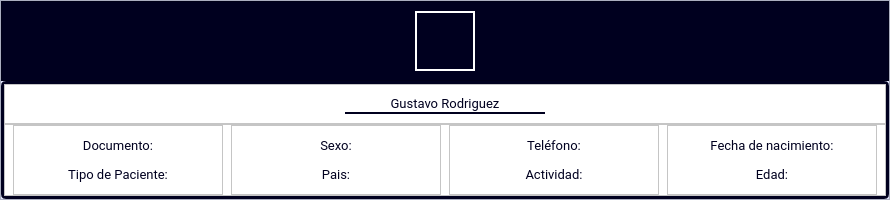
                        <widget class="QFrame" name="data_title_patient_s">
                         <property name="minimumSize">
                          <size>
                           <width>890</width>
                           <height>200</height>
                          </size>
                         </property>
                         <property name="maximumSize">
                          <size>
                           <width>890</width>
                           <height>200</height>
                          </size>
                         </property>
                         <property name="styleSheet">
                          <string notr="true">#data_title_patient {
border: 1px solid;
border-radius: 5px;
border-color: rgb(0, 0, 61);
}

QFrame {
background-color: rgb(221, 226, 249);
}</string>
                         </property>
                         <property name="frameShape">
                          <enum>QFrame::StyledPanel</enum>
                         </property>
                         <property name="frameShadow">
                          <enum>QFrame::Raised</enum>
                         </property>
                         <layout class="QVBoxLayout" name="verticalLayout_13">
                          <property name="spacing">
                           <number>0</number>
                          </property>
                          <property name="leftMargin">
                           <number>0</number>
                          </property>
                          <property name="topMargin">
                           <number>0</number>
                          </property>
                          <property name="rightMargin">
                           <number>0</number>
                          </property>
                          <property name="bottomMargin">
                           <number>0</number>
                          </property>
                          <item>
                           <widget class="QFrame" name="fr_photo_patient_s">
                            <property name="maximumSize">
                             <size>
                              <width>16777215</width>
                              <height>80</height>
                             </size>
                            </property>
                            <property name="font">
                             <font>
                              <family>Roboto</family>
                             </font>
                            </property>
                            <property name="styleSheet">
                             <string notr="true">background-color: rgb(0, 0, 31)</string>
                            </property>
                            <property name="frameShape">
                             <enum>QFrame::StyledPanel</enum>
                            </property>
                            <property name="frameShadow">
                             <enum>QFrame::Raised</enum>
                            </property>
                            <layout class="QHBoxLayout" name="horizontalLayout_7">
                             <item alignment="Qt::AlignHCenter">
                              <widget class="QLabel" name="photo_patient_s">
                               <property name="minimumSize">
                                <size>
                                 <width>60</width>
                                 <height>60</height>
                                </size>
                               </property>
                               <property name="maximumSize">
                                <size>
                                 <width>60</width>
                                 <height>60</height>
                                </size>
                               </property>
                               <property name="styleSheet">
                                <string notr="true">border: 2px solid;
border-color: white;</string>
                               </property>
                               <property name="text">
                                <string/>
                               </property>
                               <property name="pixmap">
                                <pixmap>../.designer/PycharmProjects/Tesis/images/foto-p.png</pixmap>
                               </property>
                               <property name="scaledContents">
                                <bool>true</bool>
                               </property>
                              </widget>
                             </item>
                            </layout>
                           </widget>
                          </item>
                          <item>
                           <widget class="QFrame" name="fr_data_patient_s">
                            <property name="font">
                             <font>
                              <pointsize>10</pointsize>
                             </font>
                            </property>
                            <property name="styleSheet">
                             <string notr="true">#fr_data_patient_s {
border: 3px solid;
border-radius: 5px;
border-color: rgb(0, 0, 31);
}

QFrame {
background-color: white;
}

QLabel {
background-color: white;
color: rgb(0, 0, 31);
}</string>
                            </property>
                            <property name="frameShape">
                             <enum>QFrame::StyledPanel</enum>
                            </property>
                            <property name="frameShadow">
                             <enum>QFrame::Raised</enum>
                            </property>
                            <layout class="QVBoxLayout" name="verticalLayout_14">
                             <property name="spacing">
                              <number>0</number>
                             </property>
                             <property name="leftMargin">
                              <number>0</number>
                             </property>
                             <property name="topMargin">
                              <number>0</number>
                             </property>
                             <property name="rightMargin">
                              <number>0</number>
                             </property>
                             <property name="bottomMargin">
                              <number>0</number>
                             </property>
                             <item>
                              <widget class="QFrame" name="fr_name_s">
                               <property name="minimumSize">
                                <size>
                                 <width>0</width>
                                 <height>40</height>
                                </size>
                               </property>
                               <property name="maximumSize">
                                <size>
                                 <width>16777215</width>
                                 <height>40</height>
                                </size>
                               </property>
                               <property name="font">
                                <font>
                                 <family>Roboto</family>
                                </font>
                               </property>
                               <property name="frameShape">
                                <enum>QFrame::StyledPanel</enum>
                               </property>
                               <property name="frameShadow">
                                <enum>QFrame::Raised</enum>
                               </property>
                               <layout class="QHBoxLayout" name="horizontalLayout_14">
                                <item>
                                 <widget class="QLabel" name="nombrec_s">
                                  <property name="minimumSize">
                                   <size>
                                    <width>200</width>
                                    <height>20</height>
                                   </size>
                                  </property>
                                  <property name="maximumSize">
                                   <size>
                                    <width>200</width>
                                    <height>20</height>
                                   </size>
                                  </property>
                                  <property name="font">
                                   <font>
                                    <family>Roboto</family>
                                    <pointsize>10</pointsize>
                                    <bold>false</bold>
                                   </font>
                                  </property>
                                  <property name="styleSheet">
                                   <string notr="true">border-bottom: 2px solid;
border-radius: 30px;
border-color: rgb(0, 0, 31);</string>
                                  </property>
                                  <property name="text">
                                   <string>Gustavo Rodriguez</string>
                                  </property>
                                  <property name="alignment">
                                   <set>Qt::AlignCenter</set>
                                  </property>
                                 </widget>
                                </item>
                               </layout>
                              </widget>
                             </item>
                             <item>
                              <widget class="QFrame" name="fr_datapatient_s">
                               <property name="font">
                                <font>
                                 <family>Roboto</family>
                                </font>
                               </property>
                               <property name="frameShape">
                                <enum>QFrame::StyledPanel</enum>
                               </property>
                               <property name="frameShadow">
                                <enum>QFrame::Raised</enum>
                               </property>
                               <layout class="QHBoxLayout" name="horizontalLayout_15">
                                <property name="spacing">
                                 <number>0</number>
                                </property>
                                <property name="leftMargin">
                                 <number>0</number>
                                </property>
                                <property name="topMargin">
                                 <number>0</number>
                                </property>
                                <property name="rightMargin">
                                 <number>0</number>
                                </property>
                                <property name="bottomMargin">
                                 <number>0</number>
                                </property>
                                <item>
                                 <widget class="QFrame" name="fr_datap_s1">
                                  <property name="minimumSize">
                                   <size>
                                    <width>210</width>
                                    <height>0</height>
                                   </size>
                                  </property>
                                  <property name="maximumSize">
                                   <size>
                                    <width>210</width>
                                    <height>16777215</height>
                                   </size>
                                  </property>
                                  <property name="frameShape">
                                   <enum>QFrame::StyledPanel</enum>
                                  </property>
                                  <property name="frameShadow">
                                   <enum>QFrame::Raised</enum>
                                  </property>
                                  <layout class="QVBoxLayout" name="verticalLayout_15">
                                   <property name="spacing">
                                    <number>0</number>
                                   </property>
                                   <property name="leftMargin">
                                    <number>0</number>
                                   </property>
                                   <property name="topMargin">
                                    <number>0</number>
                                   </property>
                                   <property name="rightMargin">
                                    <number>0</number>
                                   </property>
                                   <property name="bottomMargin">
                                    <number>0</number>
                                   </property>
                                   <item alignment="Qt::AlignHCenter">
                                    <widget class="QLabel" name="documento_s">
                                     <property name="minimumSize">
                                      <size>
                                       <width>150</width>
                                       <height>20</height>
                                      </size>
                                     </property>
                                     <property name="maximumSize">
                                      <size>
                                       <width>16777215</width>
                                       <height>20</height>
                                      </size>
                                     </property>
                                     <property name="font">
                                      <font>
                                       <family>Roboto</family>
                                       <pointsize>10</pointsize>
                                      </font>
                                     </property>
                                     <property name="styleSheet">
                                      <string notr="true"/>
                                     </property>
                                     <property name="text">
                                      <string>Documento:</string>
                                     </property>
                                     <property name="alignment">
                                      <set>Qt::AlignCenter</set>
                                     </property>
                                    </widget>
                                   </item>
                                   <item alignment="Qt::AlignHCenter">
                                    <widget class="QLabel" name="tipo_patient_s">
                                     <property name="minimumSize">
                                      <size>
                                       <width>150</width>
                                       <height>20</height>
                                      </size>
                                     </property>
                                     <property name="maximumSize">
                                      <size>
                                       <width>16777215</width>
                                       <height>20</height>
                                      </size>
                                     </property>
                                     <property name="font">
                                      <font>
                                       <family>Roboto</family>
                                       <pointsize>10</pointsize>
                                      </font>
                                     </property>
                                     <property name="styleSheet">
                                      <string notr="true"/>
                                     </property>
                                     <property name="text">
                                      <string>Tipo de Paciente:</string>
                                     </property>
                                     <property name="alignment">
                                      <set>Qt::AlignCenter</set>
                                     </property>
                                    </widget>
                                   </item>
                                  </layout>
                                 </widget>
                                </item>
                                <item>
                                 <widget class="QFrame" name="fr_datap_s2">
                                  <property name="minimumSize">
                                   <size>
                                    <width>210</width>
                                    <height>0</height>
                                   </size>
                                  </property>
                                  <property name="maximumSize">
                                   <size>
                                    <width>210</width>
                                    <height>16777215</height>
                                   </size>
                                  </property>
                                  <property name="frameShape">
                                   <enum>QFrame::StyledPanel</enum>
                                  </property>
                                  <property name="frameShadow">
                                   <enum>QFrame::Raised</enum>
                                  </property>
                                  <layout class="QVBoxLayout" name="verticalLayout_16">
                                   <property name="spacing">
                                    <number>0</number>
                                   </property>
                                   <property name="leftMargin">
                                    <number>0</number>
                                   </property>
                                   <property name="topMargin">
                                    <number>0</number>
                                   </property>
                                   <property name="rightMargin">
                                    <number>0</number>
                                   </property>
                                   <property name="bottomMargin">
                                    <number>0</number>
                                   </property>
                                   <item alignment="Qt::AlignHCenter">
                                    <widget class="QLabel" name="sexo_s">
                                     <property name="minimumSize">
                                      <size>
                                       <width>150</width>
                                       <height>20</height>
                                      </size>
                                     </property>
                                     <property name="maximumSize">
                                      <size>
                                       <width>16777215</width>
                                       <height>20</height>
                                      </size>
                                     </property>
                                     <property name="font">
                                      <font>
                                       <family>Roboto</family>
                                       <pointsize>10</pointsize>
                                      </font>
                                     </property>
                                     <property name="styleSheet">
                                      <string notr="true"/>
                                     </property>
                                     <property name="text">
                                      <string>Sexo:</string>
                                     </property>
                                     <property name="alignment">
                                      <set>Qt::AlignCenter</set>
                                     </property>
                                    </widget>
                                   </item>
                                   <item alignment="Qt::AlignHCenter">
                                    <widget class="QLabel" name="nombrec_s_5">
                                     <property name="minimumSize">
                                      <size>
                                       <width>150</width>
                                       <height>20</height>
                                      </size>
                                     </property>
                                     <property name="maximumSize">
                                      <size>
                                       <width>16777215</width>
                                       <height>20</height>
                                      </size>
                                     </property>
                                     <property name="font">
                                      <font>
                                       <family>Roboto</family>
                                       <pointsize>10</pointsize>
                                      </font>
                                     </property>
                                     <property name="styleSheet">
                                      <string notr="true"/>
                                     </property>
                                     <property name="text">
                                      <string>Pais:</string>
                                     </property>
                                     <property name="alignment">
                                      <set>Qt::AlignCenter</set>
                                     </property>
                                    </widget>
                                   </item>
                                  </layout>
                                 </widget>
                                </item>
                                <item>
                                 <widget class="QFrame" name="fr_datap_s3">
                                  <property name="minimumSize">
                                   <size>
                                    <width>210</width>
                                    <height>0</height>
                                   </size>
                                  </property>
                                  <property name="maximumSize">
                                   <size>
                                    <width>210</width>
                                    <height>16777215</height>
                                   </size>
                                  </property>
                                  <property name="font">
                                   <font>
                                    <family>Roboto</family>
                                   </font>
                                  </property>
                                  <property name="frameShape">
                                   <enum>QFrame::StyledPanel</enum>
                                  </property>
                                  <property name="frameShadow">
                                   <enum>QFrame::Raised</enum>
                                  </property>
                                  <layout class="QVBoxLayout" name="verticalLayout_36">
                                   <property name="spacing">
                                    <number>0</number>
                                   </property>
                                   <property name="leftMargin">
                                    <number>0</number>
                                   </property>
                                   <property name="topMargin">
                                    <number>0</number>
                                   </property>
                                   <property name="rightMargin">
                                    <number>0</number>
                                   </property>
                                   <property name="bottomMargin">
                                    <number>0</number>
                                   </property>
                                   <item alignment="Qt::AlignHCenter">
                                    <widget class="QLabel" name="telf_s">
                                     <property name="minimumSize">
                                      <size>
                                       <width>150</width>
                                       <height>20</height>
                                      </size>
                                     </property>
                                     <property name="maximumSize">
                                      <size>
                                       <width>16777215</width>
                                       <height>20</height>
                                      </size>
                                     </property>
                                     <property name="font">
                                      <font>
                                       <family>Roboto</family>
                                       <pointsize>10</pointsize>
                                      </font>
                                     </property>
                                     <property name="styleSheet">
                                      <string notr="true"/>
                                     </property>
                                     <property name="text">
                                      <string>Teléfono:</string>
                                     </property>
                                     <property name="alignment">
                                      <set>Qt::AlignCenter</set>
                                     </property>
                                    </widget>
                                   </item>
                                   <item alignment="Qt::AlignHCenter">
                                    <widget class="QLabel" name="Act_fisica_s">
                                     <property name="minimumSize">
                                      <size>
                                       <width>150</width>
                                       <height>20</height>
                                      </size>
                                     </property>
                                     <property name="maximumSize">
                                      <size>
                                       <width>16777215</width>
                                       <height>20</height>
                                      </size>
                                     </property>
                                     <property name="font">
                                      <font>
                                       <family>Roboto</family>
                                       <pointsize>10</pointsize>
                                      </font>
                                     </property>
                                     <property name="styleSheet">
                                      <string notr="true"/>
                                     </property>
                                     <property name="text">
                                      <string>Actividad:</string>
                                     </property>
                                     <property name="alignment">
                                      <set>Qt::AlignCenter</set>
                                     </property>
                                    </widget>
                                   </item>
                                  </layout>
                                 </widget>
                                </item>
                                <item>
                                 <widget class="QFrame" name="fr_datap_s4">
                                  <property name="minimumSize">
                                   <size>
                                    <width>210</width>
                                    <height>0</height>
                                   </size>
                                  </property>
                                  <property name="maximumSize">
                                   <size>
                                    <width>210</width>
                                    <height>16777215</height>
                                   </size>
                                  </property>
                                  <property name="frameShape">
                                   <enum>QFrame::StyledPanel</enum>
                                  </property>
                                  <property name="frameShadow">
                                   <enum>QFrame::Raised</enum>
                                  </property>
                                  <layout class="QVBoxLayout" name="verticalLayout_37">
                                   <property name="spacing">
                                    <number>0</number>
                                   </property>
                                   <property name="leftMargin">
                                    <number>0</number>
                                   </property>
                                   <property name="topMargin">
                                    <number>0</number>
                                   </property>
                                   <property name="rightMargin">
                                    <number>0</number>
                                   </property>
                                   <property name="bottomMargin">
                                    <number>0</number>
                                   </property>
                                   <item>
                                    <widget class="QLabel" name="fnacimiento_s">
                                     <property name="minimumSize">
                                      <size>
                                       <width>160</width>
                                       <height>20</height>
                                      </size>
                                     </property>
                                     <property name="maximumSize">
                                      <size>
                                       <width>16777215</width>
                                       <height>20</height>
                                      </size>
                                     </property>
                                     <property name="font">
                                      <font>
                                       <family>Roboto</family>
                                       <pointsize>10</pointsize>
                                      </font>
                                     </property>
                                     <property name="styleSheet">
                                      <string notr="true"/>
                                     </property>
                                     <property name="text">
                                      <string>Fecha de nacimiento:</string>
                                     </property>
                                     <property name="alignment">
                                      <set>Qt::AlignCenter</set>
                                     </property>
                                    </widget>
                                   </item>
                                   <item>
                                    <widget class="QLabel" name="edad_s">
                                     <property name="minimumSize">
                                      <size>
                                       <width>150</width>
                                       <height>20</height>
                                      </size>
                                     </property>
                                     <property name="maximumSize">
                                      <size>
                                       <width>16777215</width>
                                       <height>20</height>
                                      </size>
                                     </property>
                                     <property name="font">
                                      <font>
                                       <family>Roboto</family>
                                       <pointsize>10</pointsize>
                                      </font>
                                     </property>
                                     <property name="styleSheet">
                                      <string notr="true"/>
                                     </property>
                                     <property name="text">
                                      <string>Edad:</string>
                                     </property>
                                     <property name="alignment">
                                      <set>Qt::AlignCenter</set>
                                     </property>
                                    </widget>
                                   </item>
                                  </layout>
                                 </widget>
                                </item>
                               </layout>
                              </widget>
                             </item>
                            </layout>
                           </widget>
                          </item>
                         </layout>
                        </widget>
